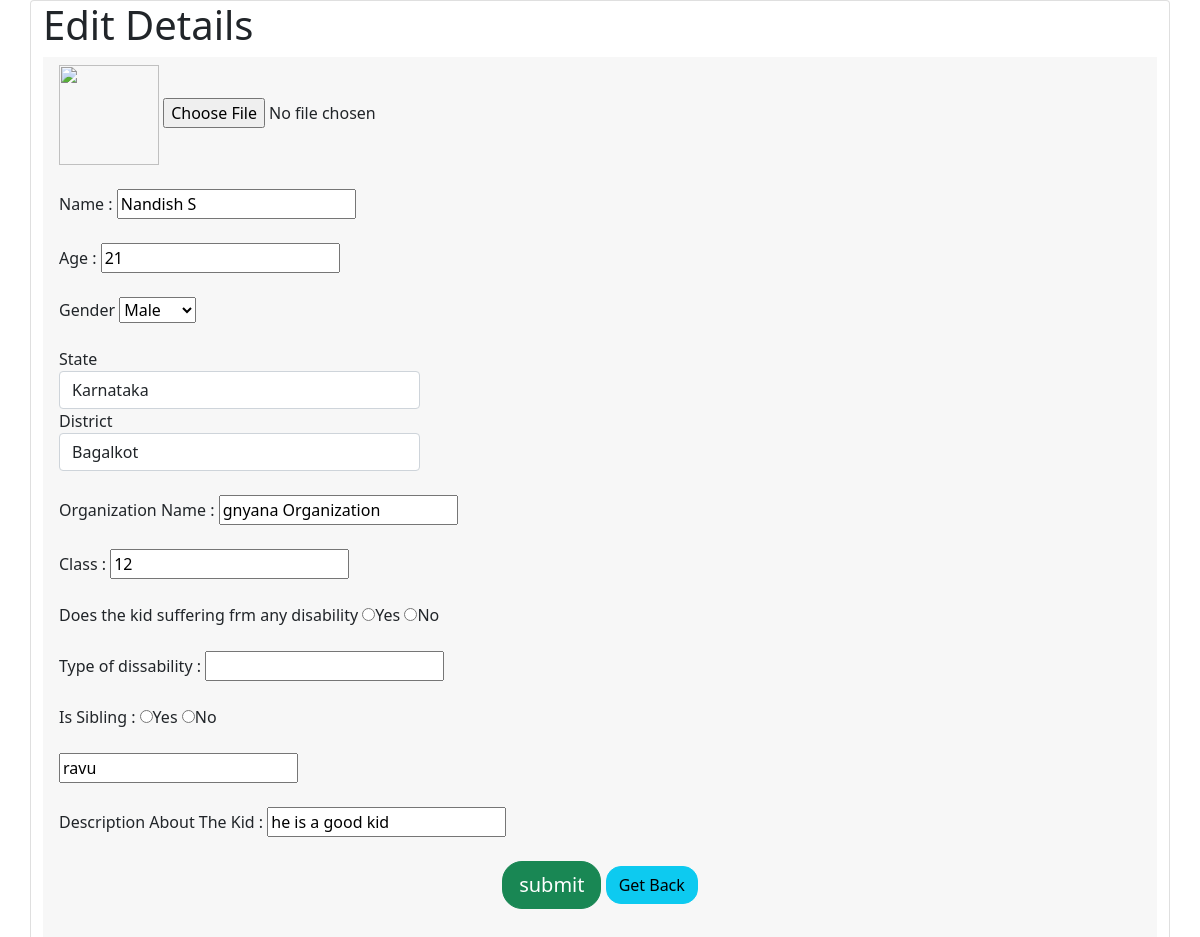
The page /edit.php?id=1 on the database its author committed.
### tables this page shows
CREATE TABLE `kid_details` (
  `kid_id` int(200) NOT NULL,
  `id` bigint(200) NOT NULL,
  `image` varchar(400) NOT NULL,
  `name` varchar(200) NOT NULL,
  `age` int(100) NOT NULL,
  `gender` varchar(50) NOT NULL,
  `state` varchar(200) NOT NULL,
  `district` varchar(200) NOT NULL,
  `orgname` varchar(200) NOT NULL,
  `class` bigint(100) DEFAULT NULL,
  `disability` varchar(50) DEFAULT NULL,
  `typedis` varchar(100) DEFAULT NULL,
  `sibling` varchar(50) DEFAULT NULL,
  `siblname` varchar(200) DEFAULT NULL,
  `description` varchar(400) DEFAULT NULL
);

### edit.php (the view, shortened to what this page needs)
<?php
include("confun/connection.php");
If($_SERVER['REQUEST_METHOD'] == 'GET')
{
  $id = $_GET["id"];
  $sql= "select * from kid_details where kid_id='$id'";
  $result= $con->query($sql);
  $row =$result->fetch_assoc();
}
?>
<!DOCTYPE html>
<html>
<head>
	<link href="https://cdn.jsdelivr.net/npm/bootstrap@5.0.2/dist/css/bootstrap.min.css" rel="stylesheet"
>
</head>
<body>
	<div class="container">
		<div class="row">
			<div class="card">
				<h1>Edit Details</h1>
				<div class="card-header">
					<form action=" " name="my_form" method="post" style="border:2px;" enctype="multipart/form-data">
						<div class="form-group">
							<img src="" width="100px" height="100px" />
							<input type="file" name="upload_file" id="file">
						</div></br>
						<div class="form-group">
							<label>Name : </label>
							<input type="text" placeholder="Enter your name" name="name"
								value="<?php echo $row['name']; ?>" required>
						</div></br>
						<div class="form-group">
							<label>Age : </label>
							<input type="text" min=0 name="age" value="<?php echo $row['age']; ?>" required>
						</div></br>
						<div class="form-group">
							<label>Gender
								<select name="gender" value="<?php echo $row['gender']; ?>">
									<option value="male">Male</ption>
								</select>
							</label>
						</div></br>
						<div class="form-group col-md-4">
							<label for="inputState">State</label>
							<select class="form-control" id="inputState" name="state"
								value="<?php echo $row['state']; ?>">
								<option value="<?php echo $row['state']?>"><?php echo $row['state']?></option>
							</select>
						</div>
						<div class="form-group col-md-4">
							<label for="inputDistrict">District</label>
							<select class="form-control" id="inputDistrict" name="district">
								<option value="<?php echo $row['district']?>"><?php echo $row['district']?></option>
							</select>
						</div></br>
						<div class="form-group">
							<label>Organization Name : </label>
							<input type="text" placeholder="Enter name of organization The kid is in" name="orgname"
								value="<?php echo $row['orgname']; ?>" required>
						</div></br>
						<div class="form-group">
							<label>Class : </label>
							<input type="text" placeholder="Enter the class in which the kid is studying" name="class"
								value="<?php echo $row['class']; ?>">
						</div></br>
						<div class="form-group">
							<label for="">Does the kid suffering frm any disability</label>
							<label for="Yes" class="radio-inline"><input type="radio" name="disable" id="btn1"
									value="yes" id="yes">Yes
								<label for="NO" class="radio-inline"><input type="radio" name="disable" id="btn2"
										value="no" id="NO">No</br>
						</div></br>
						<div id="form-group-add"><label>Type of dissability : </label> <input type='text'
								name='disable_name' id='disable_type' placeholder='Any dissability '
								value="<?php echo $row['typedis']; ?>"> </div></br>
						<div class="form-group">
							<label>Is Sibling : </label>
							<label for="Yes" class="radio-inline"><input type="radio" name="sib" id="btn3" value="yes"
									id="yes">Yes
								<label for="NO" class="radio-inline"><input type="radio" name="sib" id="btn4" value="no"
										id="NO">No</br>
						</div></br>
						<div id="form-group-add1"><input type="text" name="sibling_name" id="show"
								value="<?php echo $row['siblname']; ?>"> </div></br>
						<div class="form-group">
							<label>Description About The Kid : </label>
							<input type="textarea" placeholder="" name="desc" value="<?php echo $row['description']; ?>">
						</div></br>
						<div class="form-group">
							<center><input id="button" class="btn btn-success btn-lg" type="submit" value="submit"
									name="submit" style="border-radius:20px">
								<a href="index.php" class="btn btn-info" style="border-radius:15px">Get Back</a>
							</center>
						</div></br>
					</form>
				</div>
			</div>
		</div>
	</div>
</body>
</html>

### rows shown on the page
kid_details: name "Nandish S", age "21", gender "Male", state "Karnataka", district "Bagalkot", orgname "gnyana Organization", class "12", sibling_name "ravu", desc "he is a good kid"
